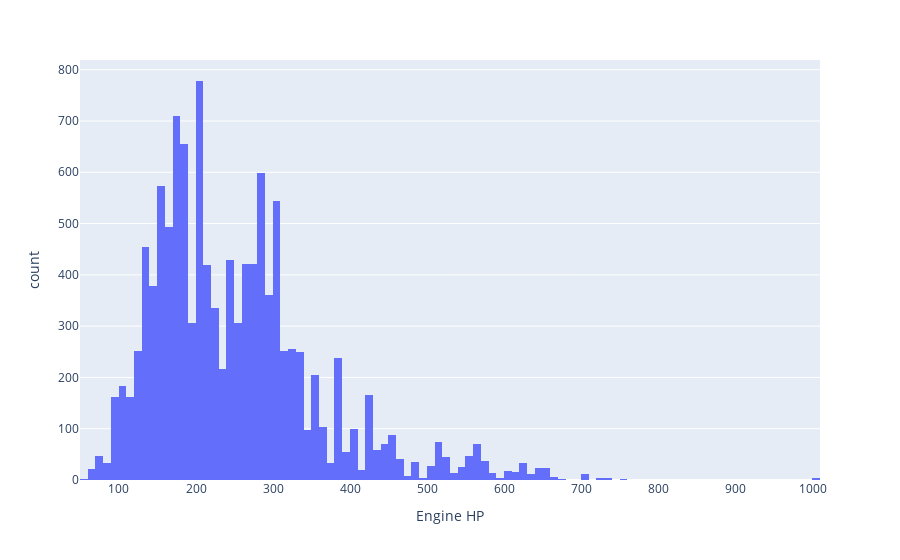

The code cell stored with this chart in its notebook:
### Markdown cell above
Ha valamelyiket ezek közül érdekesnek találjuk, érdemes megnézni külön is.

Pl. Engine HP

### Code cell
# Engine HP eloszlása milyen?
px.histogram(df,x="Engine HP")

### Figure 1 — Plotly figure (JSON) as saved in the notebook; plotly's stock layout.template omitted (floating-point values rounded to 4 significant figures; data arrays with more than 128 entries replaced by an {"elided": "..."} marker saying what was removed)
{"data": [{"bingroup": "x", "hovertemplate": "Engine HP=%{x}<br>count=%{y}<extra></extra>", "legendgroup": "", "marker": {"color": "#636efa", "pattern": {"shape": ""}}, "name": "", "orientation": "v", "showlegend": false, "type": "histogram", "x": {"elided": "11914 float values"}, "xaxis": "x", "yaxis": "y"}], "layout": {"barmode": "relative", "legend": {"tracegroupgap": 0}, "margin": {"t": 60}, "xaxis": {"anchor": "y", "domain": [0, 1], "title": {"text": "Engine HP"}}, "yaxis": {"anchor": "x", "domain": [0, 1], "title": {"text": "count"}}}}
